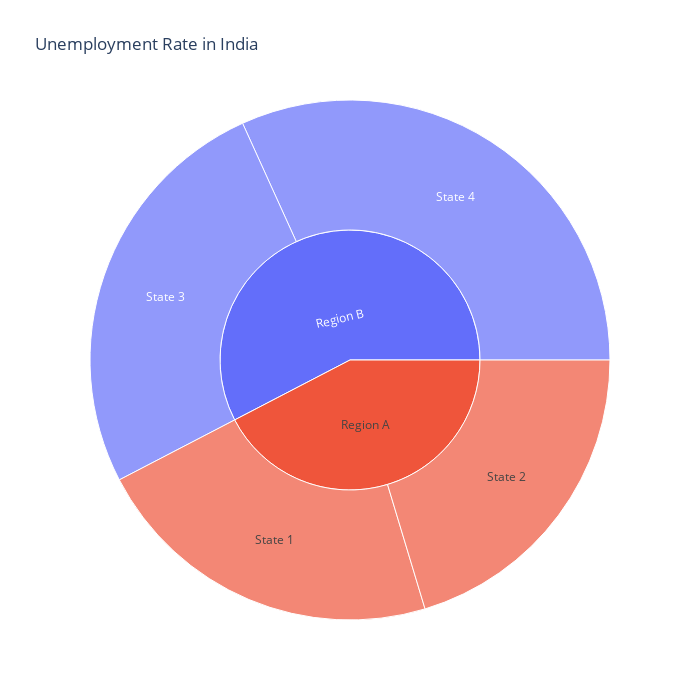

The notebook cell saved with this chart:
### Code cell
import pandas as pd
import plotly.express as px
data = pd.DataFrame({
    "Region": ["Region A", "Region A", "Region B", "Region B"],
    "States": ["State 1", "State 2", "State 3", "State 4"],
    "Estimated Unemployment Rate": [5.2, 4.8, 6.1, 7.5]
})
figure = px.sunburst(data, path=["Region", "States"],
                     values="Estimated Unemployment Rate",
                     width=700, height=700, color_continuous_scale="RdYlGn",
                     title="Unemployment Rate in India")
figure.show()

### Figure 1 — Plotly figure (JSON) as saved in the notebook; plotly's stock layout.template omitted (floating-point values rounded to 4 significant figures)
{"data": [{"branchvalues": "total", "domain": {"x": [0, 1], "y": [0, 1]}, "hovertemplate": "labels=%{label}<br>Estimated Unemployment Rate=%{value}<br>parent=%{parent}<br>id=%{id}<extra></extra>", "ids": ["Region A/State 1", "Region A/State 2", "Region B/State 3", "Region B/State 4", "Region A", "Region B"], "labels": ["State 1", "State 2", "State 3", "State 4", "Region A", "Region B"], "name": "", "parents": ["Region A", "Region A", "Region B", "Region B", "", ""], "type": "sunburst", "values": [5.2, 4.8, 6.1, 7.5, 10, 13.6]}], "layout": {"height": 700, "legend": {"tracegroupgap": 0}, "title": {"text": "Unemployment Rate in India"}, "width": 700}}
